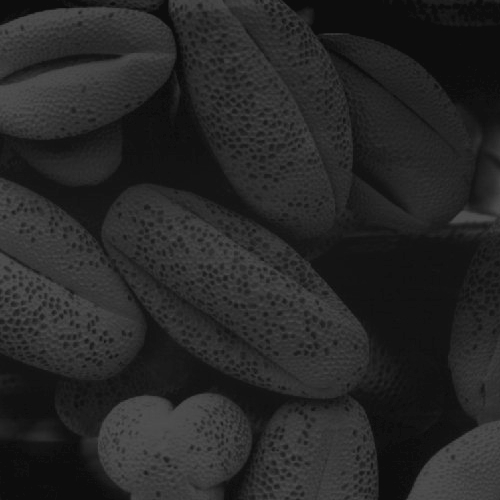
#> input picture Problem_Set_2/darkPollen.jpg, 500 x 500 px
$ jupyter execute --allow-errors ProblemSet2.ipynb   (shell and % lines are left out)
#> lines starting #> are read from the running program, lines starting #| are printed output that depends on the picture
# <center>Digital Image Processing - Problem Set 2</center>

### Student Names: Cristian Bossio & Meredith Narváez

### Instructions

This Problem Set covers the topics of Image enhancement in the spatial domain, power law transformations, histogram equalization, smoothing, median filters, image sharpening, Laplacian of an image, image gradients and Sobel operators. <br>

Your solutions to the following problems should include commented source code and a short description of each function. You should test your functions with several input images, besides the ones provided here. Include the input and output images that you used for experimentation. Analyze your results. If you discover something interesting, let us know!

### Problem 1

Implement the code for the function below, which runs histogram equalization on a grayscale image. Your code should compute the histogram of the image, and use the cdf as a transformation function. The function should return the equalized image as an array. Use the function to do histogram equalization on the images <tt>darkPollen.jpg</tt>, <tt>lightPollen.jpg</tt>, <tt>lowContrastPollen.jpg</tt>, <tt>pollen.jpg</tt>, <tt>spine.jpg</tt> and <tt>runway.jpg</tt>. Include in the report plots and comparisons between the histograms of the corrected images to those of the originals. Also include a plot of the transformation function that equalizes the input histograms. Please comment your results.

[cell 1]
import cv2
import numpy as np
import matplotlib.pyplot as plt

img = cv2.imread('darkPollen.jpg',0)
#> img is the input picture: shape (500, 500); min 12, max 83, mean 38.7
hist,bins = np.histogram(img.flatten(),256,[0,256])
#> hist = 256 values, max 16986 at index 13, min 0 at index 0, mean 976.6; bins = 257 values from 0 to 256
plt.figure(figsize=(10,10));
plt.subplot(221),plt.imshow(img);plt.axis('off');

cdf = hist.cumsum()
#> cdf = 256 values from 0 to 250000
cdf_normalized = cdf * hist.max()/ cdf.max()
#> cdf_normalized = 256 values from 0 to 16986
plt.subplot(222);
plt.plot(cdf_normalized, color = 'b')
plt.hist(img.flatten(),256,[0,256], color = 'r')
plt.xlim([0,256])
plt.legend(('cdf','histogram'), loc = 'upper left')
plt.show()
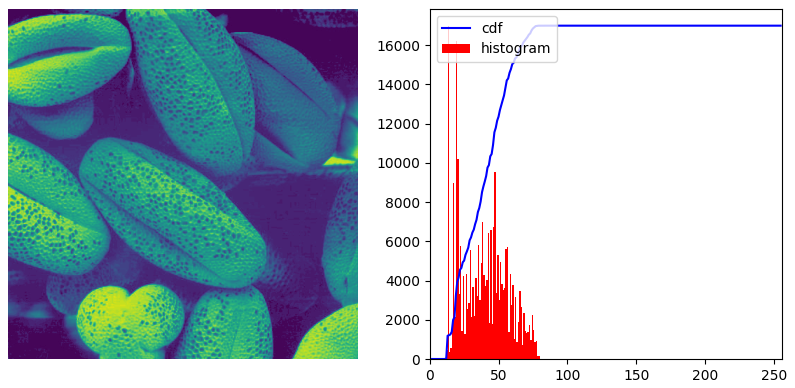
#> figure drawn by matplotlib, 2 panels; panel 2: tallest bar 16986 high, from x = 13 to 14; panel 2: curve peaks at x = 83, y = 16986

[cell 2]
cdf_m = np.ma.masked_equal(cdf,0)
cdf_m = (cdf_m - cdf_m.min())*255/(cdf_m.max()-cdf_m.min())
cdf = np.ma.filled(cdf_m,0).astype('uint8')
#> cdf = 256 values from 0 to 255
img2 = cdf[img]
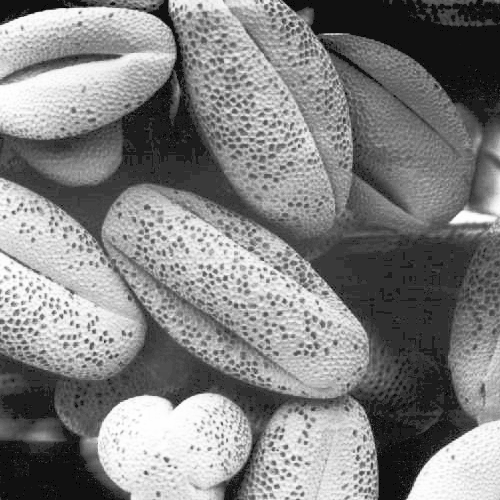
#> img2: shape (500, 500); min 0, max 255, mean 130.1
plt.figure(figsize=(10,10));
plt.subplot(221),plt.imshow(img2);plt.axis('off');

[cell 3]
img = cv2.imread('darkPollen.jpg',0)
equ = cv2.equalizeHist(img)
res = np.hstack((img,equ)) #stacking images side-by-side
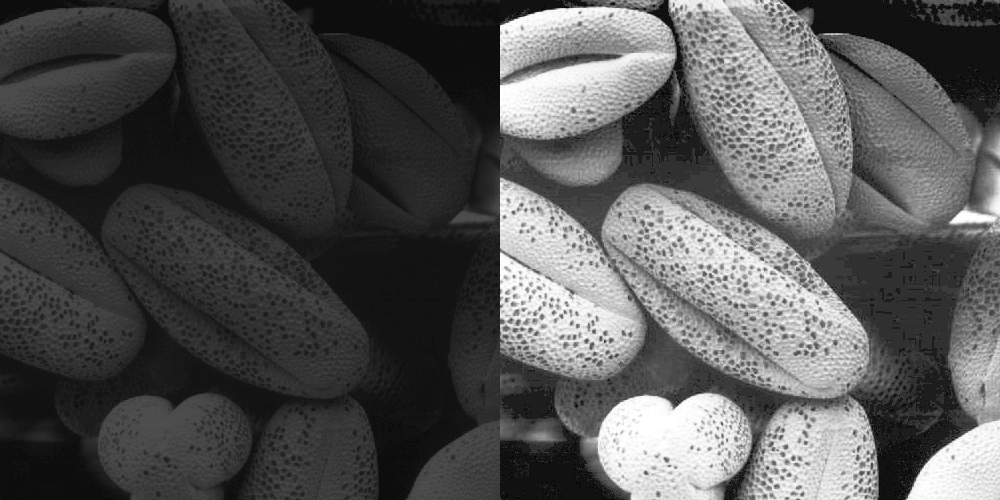
#> res: shape (500, 1000); min 0, max 255, mean 84.6
plt.figure(figsize=(10,10));plt.imshow(res);plt.axis('off');

Please comment results here.

### Problem 2

Implement the code for the function below which performs a power law transformation on an image. This function should take an image array and the gamma value to be used in the transformation as its only input parameters. The function should return a new image array which is the power transformation of the original image. Power law transformations are achieved using the following formula:
$$ g(x,y) = T[f(x,y)] = c \cdot f(x,y) ^ \gamma $$

where $g(x,y)$ is the output pixel value, $f(x,y)$ is the original pixel value, $\gamma$ is the parameter controlling the power law transformation and $c$ is a constant usually set to 1. Note that you convert the image so that the intensity values are in the range 0.0 – 1.0, rather than in 0 – 255.

Try this new function out on the images <tt>spine.jpg</tt> and <tt>runway.jpg</tt>, experimenting with different values for $\gamma$. Please comment your results.

(Discuss your results after looking at the resulting images)

### Problem 3

Implement a function that performs smoothing on an input image with an averaging filter mask of size $n$. The function should take two inputs: an image matrix and the filter size $n$. Use the image <tt>test_pattern_blurring_orig.tif</tt> to test your algorithm. Use averaging filter masks of sizes $n = 3, 5, 9, 15, 35$. Analyze the results you obtained.

[cell 4]
img = cv2.imread("test_pattern_blurring_orig.png")
def smooth(img,n):
    kernel = np.ones((n,n),np.float32)/(n*n)
    sm_img = cv2.filter2D(img,-1,kernel)
    return sm_img

#> (the rest of this cell did not finish here and is left out)

### Problem 4

Consider the image <tt>ckt_board_saltpep_prob_pt05.png</tt>. It has been corrupted with ‘salt-and-pepper’ noise (more formally known as impulse noise). Try to remove the noise from this image by applying a median filter of size 3x3. Compare the result to applying an averaging filter of size 3x3.  Increase the kernel size to 3x3, 5x5, 9x9, 15x15 and repeat. Analyze the results you obtained. Did the filter successfully remove the noise? Did you observe any other side effects?

You can also corrupt any image you like with a salt-and-pepper noise generator. Write another function which adds salt-and-pepper noise to an input image. Use that function to corrupt additional images. Try to recover the original images using a median filter of appropriate size.

<b> Solución: </b>

[cell 5]
img4 = cv2.imread("ckt_board_saltpep_prob_pt05.png", cv2.IMREAD_GRAYSCALE)
def filterK(img,k):
    # Se utilizó la función filterK para implementar el filtro mediano y devolver la imagen filtrada.
    imgM = cv2.medianBlur(img,k);
    #La función cv2.medianBlur retorna la imagen filtrada con un median filter,
    #ingresando la imagen a filtrar y el tamaño del kernel.
    return imgM
#> (the rest of this cell did not finish here and is left out)

### Análisis
<p> El filtro utilizado en la función logra reducir el ruido de forma satisfactioria dependiendo del tamaño del kernel, pero este a su vez reduce la calidad de los detalles de la imagen. En la imagen del kernel de 3x3 se pueden apreciar bastante bien los detalles de la imagen a pesar de que permanece un poco de ruido. En la siguiente del kernel de 5x5 ya casi no se aprecia el ruido, pero los detalles de la imagen empiezan a verse borrosos. En la tercera, kernel de 9x9 se eliminó por completo el ruido pero ahora los detalles de la imagen se empiezan a perder. Por último, en el kernel de 15x15 la imagen se ve un poco borrosa y los detalles no se aprecian tan bien.</p>
<p><b>Comparación con Average: </b>Este filtro inicialmente no logra eliminar el ruido de manera significativa, con un n=15 se deja de apreciar el ruido pero en este punto, ya no se pueden ver bien los detalles de la imagen mientras que con Median sí.</p>

[cell 6]
#Función para generar imagen con ruido Salt & Pepper
def noisy(image):
    row,col,ch = image.shape
    s_vs_p = 0.5
    amount = 0.04
    out = np.copy(image)
    # Salt mode
    num_salt = np.ceil(amount * image.size * s_vs_p)
    coords = [np.random.randint(0, i - 1, int(num_salt))
          for i in image.shape]
    out[coords] = 255

    # Pepper mode
    num_pepper = np.ceil(amount* image.size * (1. - s_vs_p))
    coords = [np.random.randint(0, i - 1, int(num_pepper))
          for i in image.shape]
    out[coords] = 0
    return out

#Prueba con imagen de nano-guitarra con ruido
imgo4 = cv2.imread("nanoguitar.png")
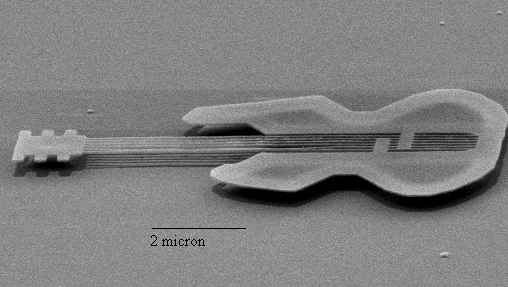
#> input picture Problem_Set_2/nanoguitar.png, 508 x 287 px
#> imgo4 is the input picture: shape (287, 508, 3); min 0, max 225, mean 127.1
#> (the rest of this cell did not finish here and is left out)

img4 = cv2.cvtColor(imgn, cv2.COLOR_BGR2GRAY)
cv2.imwrite("nanonoisy.png",img4)
plt.figure(figsize=(20,20));plt.subplot(3,2,1);plt.imshow(imgo4, cmap='gray'); plt.title('Original Nano-Guitar Image')
plt.axis("off")
plt.subplot(3,2,2);plt.imshow(img4, cmap='gray'); plt.title('Corrupted - Salt and Pepper Noise')
plt.axis("off")

kk=3
for ki in range(1,5):
    plt.subplot(3,2,ki+2),plt.imshow(filterK(img4,kk), cmap='gray'), plt.title('Median Filtered with kernel of '+ str(kk)+"x"+ str(kk)),plt.axis("off")
    kk = kk + ki*2
